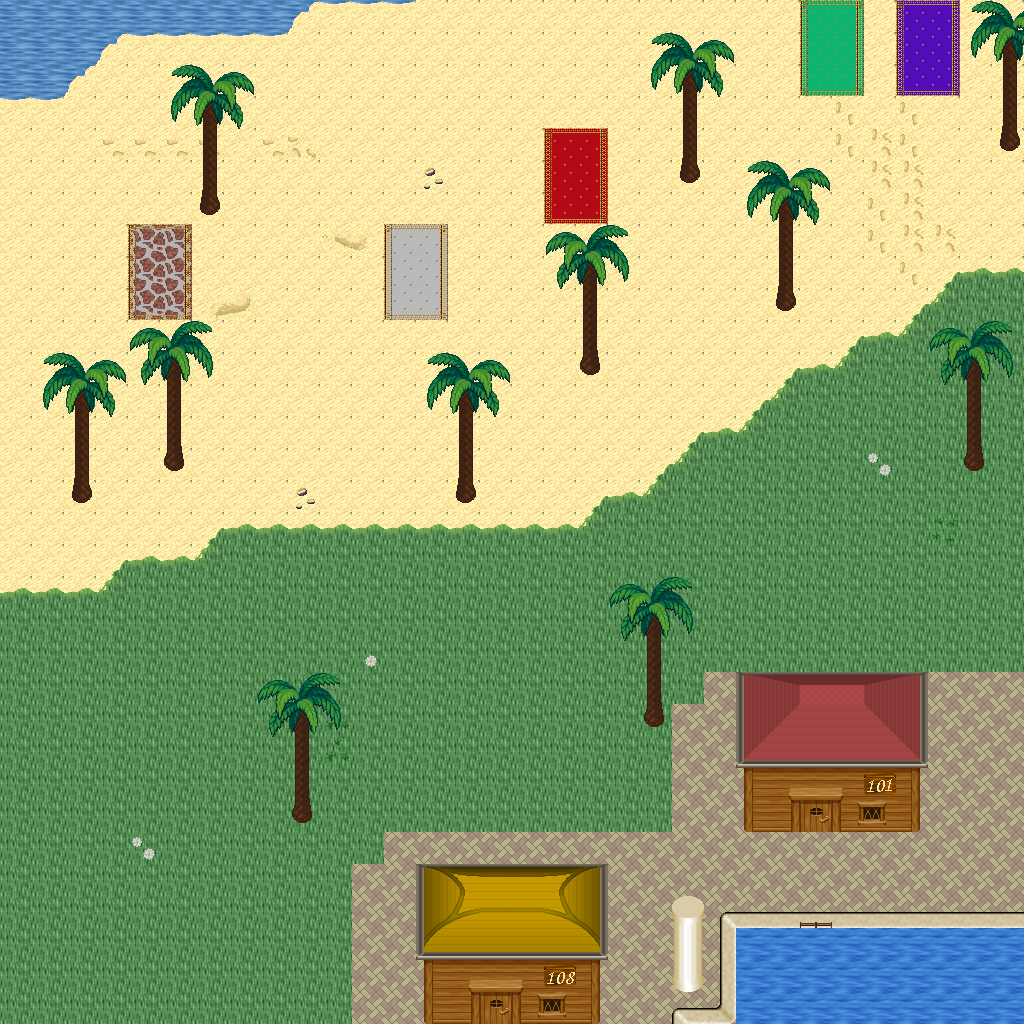

Rendered tile map (Tiled .tmx) drawn with the repository's tilesets; below, a short description and the map source with its tile grids summarised:
An orthogonal 32x32 tile map with 32x32 px tiles, 5 tile layers (Ground, Objects, Objects2, Above, ...), 1 hidden layer not drawn, 57 tilesets.

<map version="1.10" tiledversion="1.11.0" orientation="orthogonal" renderorder="right-down" width="32" height="32" tilewidth="32" tileheight="32" infinite="0" nextlayerid="11" nextobjectid="1">
 <tileset firstgid="1" name="logic_collision" tilewidth="32" tileheight="32" tilecount="1" columns="1">
  <image source="../drawable/logic_collision.png" width="32" height="32" />
 </tileset>
 <tileset firstgid="2" name="ground_ground" tilewidth="32" tileheight="32" tilecount="33" columns="3">
  <image source="../drawable/ground_ground.png" width="96" height="352" />
 </tileset>
 <tileset firstgid="35" name="ground_water_pool" tilewidth="32" tileheight="32" tilecount="72" columns="3">
  <image source="../drawable/ground_water_pool.png" width="96" height="768" />
 </tileset>
 <tileset firstgid="107" name="furniture_carpet_plain_colours" tilewidth="32" tileheight="32" tilecount="10" columns="10">
  <image source="../drawable/furniture_carpet_plain_colours.png" width="320" height="32" />
 </tileset>
 <tileset firstgid="117" name="ground_brown_paving" tilewidth="32" tileheight="32" tilecount="2" columns="2">
  <image source="../drawable/ground_brown_paving.png" width="64" height="32" />
 </tileset>
 <tileset firstgid="119" name="ground_water_water" tilewidth="32" tileheight="32" tilecount="24" columns="3">
  <image source="../drawable/ground_water_water.png" width="96" height="256" />
 </tileset>
 <tileset firstgid="143" name="building_fence_fence_chunky" tilewidth="32" tileheight="32" tilecount="21" columns="3">
  <image source="../drawable/building_fence_fence_chunky.png" width="96" height="224" />
 </tileset>
 <tileset firstgid="164" name="ground_water_pool_corners" tilewidth="32" tileheight="32" tilecount="72" columns="3">
  <image source="../drawable/ground_water_pool_corners.png" width="96" height="768" />
 </tileset>
 <tileset firstgid="236" name="ground_grass_edges" tilewidth="32" tileheight="32" tilecount="36" columns="12">
  <image source="../drawable/ground_grass_edges.png" width="384" height="96" />
 </tileset>
 <tileset firstgid="272" name="ground_grass_corners" tilewidth="32" tileheight="32" tilecount="24" columns="6">
  <image source="../drawable/ground_grass_corners.png" width="192" height="128" />
 </tileset>
 <tileset firstgid="296" name="plant_grasses" tilewidth="32" tileheight="32" tilecount="6" columns="3">
  <image source="../drawable/plant_grasses.png" width="96" height="64" />
 </tileset>
 <tileset firstgid="302" name="plant_flower_daisy_white" tilewidth="32" tileheight="32" tilecount="8" columns="2">
  <image source="../drawable/plant_flower_daisy_white.png" width="64" height="128" />
 </tileset>
 <tileset firstgid="310" name="building_door_door_w" tilewidth="32" tileheight="32" tilecount="6" columns="2">
  <image source="../drawable/building_door_door_w.png" width="64" height="96" />
 </tileset>
 <tileset firstgid="316" name="building_wall_wood" tilewidth="32" tileheight="32" tilecount="16" columns="4">
  <image source="../drawable/building_wall_wood.png" width="128" height="128" />
 </tileset>
 <tileset firstgid="332" name="building_door_door_e" tilewidth="32" tileheight="32" tilecount="6" columns="2">
  <image source="../drawable/building_door_door_e.png" width="64" height="96" />
 </tileset>
 <tileset firstgid="338" name="ground_ground_2" tilewidth="32" tileheight="32" tilecount="4" columns="4">
  <image source="../drawable/ground_ground_2.png" width="128" height="32" />
 </tileset>
 <tileset firstgid="342" name="building_wall_stone" tilewidth="32" tileheight="32" tilecount="12" columns="3">
  <image source="../drawable/building_wall_stone.png" width="96" height="128" />
 </tileset>
 <tileset firstgid="354" name="building_wall_wall_brown" tilewidth="32" tileheight="32" tilecount="12" columns="3">
  <image source="../drawable/building_wall_wall_brown.png" width="96" height="128" />
 </tileset>
 <tileset firstgid="366" name="building_door_door_n" tilewidth="32" tileheight="32" tilecount="6" columns="3">
  <image source="../drawable/building_door_door_n.png" width="96" height="64" />
 </tileset>
 <tileset firstgid="372" name="building_church" tilewidth="32" tileheight="32" tilecount="56" columns="8">
  <image source="../drawable/building_church.png" width="256" height="224" />
 </tileset>
 <tileset firstgid="428" name="building_castle" tilewidth="32" tileheight="32" tilecount="320" columns="20">
  <image source="../drawable/building_castle.png" width="640" height="512" />
 </tileset>
 <tileset firstgid="748" name="plant_cactus" tilewidth="32" tileheight="32" tilecount="2" columns="1">
  <image source="../drawable/plant_cactus.png" width="32" height="64" />
 </tileset>
 <tileset firstgid="750" name="plant_stump_small_stump" tilewidth="32" tileheight="32" tilecount="4" columns="2">
  <image source="../drawable/plant_stump_small_stump.png" width="64" height="64" />
 </tileset>
 <tileset firstgid="754" name="furniture_carpet_rug_border" tilewidth="32" tileheight="32" tilecount="9" columns="3">
  <image source="../drawable/furniture_carpet_rug_border.png" width="96" height="96" />
 </tileset>
 <tileset firstgid="763" name="building_window_window_right" tilewidth="32" tileheight="32" tilecount="2" columns="2">
  <image source="../drawable/building_window_window_right.png" width="64" height="32" />
 </tileset>
 <tileset firstgid="765" name="item_statue_fairypool" tilewidth="32" tileheight="32" tilecount="16" columns="2">
  <image source="../drawable/item_statue_fairypool.png" width="64" height="256" />
 </tileset>
 <tileset firstgid="781" name="furniture_table_long_front_on" tilewidth="32" tileheight="32" tilecount="3" columns="1">
  <image source="../drawable/furniture_table_long_front_on.png" width="32" height="96" />
 </tileset>
 <tileset firstgid="784" name="building_decoration_blue_circle" tilewidth="32" tileheight="32" tilecount="4" columns="2">
  <image source="../drawable/building_decoration_blue_circle.png" width="64" height="64" />
 </tileset>
 <tileset firstgid="788" name="building_wall_bricked_edges" tilewidth="32" tileheight="32" tilecount="25" columns="5">
  <image source="../drawable/building_wall_bricked_edges.png" width="160" height="160" />
 </tileset>
 <tileset firstgid="813" name="item_corpse_skull_pale" tilewidth="32" tileheight="32" tilecount="2" columns="2">
  <image source="../drawable/item_corpse_skull_pale.png" width="64" height="32" />
 </tileset>
 <tileset firstgid="815" name="item_corpse_huge_animal" tilewidth="32" tileheight="32" tilecount="16" columns="2">
  <image source="../drawable/item_corpse_huge_animal.png" width="64" height="256" />
 </tileset>
 <tileset firstgid="831" name="item_sign_large" tilewidth="32" tileheight="32" tilecount="15" columns="5">
  <image source="../drawable/item_sign_large.png" width="160" height="96" />
 </tileset>
 <tileset firstgid="846" name="building_roof_yellow" tilewidth="32" tileheight="32" tilecount="20" columns="5">
  <image source="../drawable/building_roof_yellow.png" width="160" height="128" />
 </tileset>
 <tileset firstgid="866" name="building_roof_red" tilewidth="32" tileheight="32" tilecount="20" columns="5">
  <image source="../drawable/building_roof_red.png" width="160" height="128" />
 </tileset>
 <tileset firstgid="886" name="building_roof_green" tilewidth="32" tileheight="32" tilecount="20" columns="5">
  <image source="../drawable/building_roof_green.png" width="160" height="128" />
 </tileset>
 <tileset firstgid="906" name="building_roof_blue" tilewidth="32" tileheight="32" tilecount="20" columns="5">
  <image source="../drawable/building_roof_blue.png" width="160" height="128" />
 </tileset>
 <tileset firstgid="926" name="logic_creature_animal" tilewidth="32" tileheight="32" tilecount="32" columns="8">
  <image source="../drawable/logic_creature_animal.png" width="256" height="128" />
 </tileset>
 <tileset firstgid="958" name="logic_creature_golem" tilewidth="32" tileheight="32" tilecount="4" columns="4">
  <image source="../drawable/logic_creature_golem.png" width="128" height="32" />
 </tileset>
 <tileset firstgid="962" name="object_boat" tilewidth="32" tileheight="32" tilecount="42" columns="6">
  <image source="../drawable/object_boat.png" width="192" height="224" />
 </tileset>
 <tileset firstgid="1004" name="ground_water_pool_deep" tilewidth="32" tileheight="32" tilecount="72" columns="3">
  <image source="../drawable/ground_water_pool_deep.png" width="96" height="768" />
 </tileset>
 <tileset firstgid="1076" name="object_suspension_bridge" tilewidth="32" tileheight="32" tilecount="24" columns="3">
  <image source="../drawable/object_suspension_bridge.png" width="96" height="256" />
 </tileset>
 <tileset firstgid="1100" name="plant_tree_palm_trees" tilewidth="32" tileheight="32" tilecount="40" columns="4">
  <image source="../drawable/plant_tree_palm_trees.png" width="128" height="320" />
 </tileset>
 <tileset firstgid="1140" name="furniture_table_hotdog_stand" tilewidth="32" tileheight="32" tilecount="20" columns="4">
  <image source="../drawable/furniture_table_hotdog_stand.png" width="128" height="160" />
 </tileset>
 <tileset firstgid="1160" name="item_banners_banners" tilewidth="32" tileheight="32" tilecount="6" columns="2">
  <image source="../drawable/item_banners_banners.png" width="64" height="96" />
 </tileset>
 <tileset firstgid="1166" name="building_door_closed" tilewidth="32" tileheight="32" tilecount="1" columns="1">
  <image source="../drawable/building_door_closed.png" width="32" height="32" />
 </tileset>
 <tileset firstgid="1167" name="building_decoration_numbers" tilewidth="32" tileheight="32" tilecount="20" columns="2">
  <image source="../drawable/building_decoration_numbers.png" width="64" height="320" />
 </tileset>
 <tileset firstgid="1187" name="building_decoration_numbers_higher" tilewidth="32" tileheight="32" tilecount="2" columns="2">
  <image source="../drawable/building_decoration_numbers_higher.png" width="64" height="32" />
 </tileset>
 <tileset firstgid="1189" name="furniture_light_small_oil_lamp" tilewidth="32" tileheight="32" tilecount="8" columns="2">
  <image source="../drawable/furniture_light_small_oil_lamp.png" width="64" height="128" />
 </tileset>
 <tileset firstgid="1197" name="light_light_1x1" tilewidth="32" tileheight="32" tilecount="3" columns="3">
  <image source="../drawable/light_light_1x1.png" width="96" height="32" />
 </tileset>
 <tileset firstgid="1200" name="building_roof_straw" tilewidth="32" tileheight="32" tilecount="20" columns="5">
  <image source="../drawable/building_roof_straw.png" width="160" height="128" />
 </tileset>
 <tileset firstgid="1220" name="building_huts" tilewidth="32" tileheight="32" tilecount="338" columns="26">
  <image source="../drawable/building_huts.png" width="832" height="416" />
 </tileset>
 <tileset firstgid="1558" name="light_light_5x5" tilewidth="32" tileheight="32" tilecount="25" columns="5">
  <image source="../drawable/light_light_5x5.png" width="160" height="160" />
 </tileset>
 <tileset firstgid="1583" name="logic_item_sign" tilewidth="32" tileheight="32" tilecount="1" columns="1">
  <image source="../drawable/logic_item_sign.png" width="32" height="32" />
 </tileset>
 <tileset firstgid="1584" name="light_door_light" tilewidth="32" tileheight="32" tilecount="12" columns="3">
  <image source="../drawable/light_door_light.png" width="96" height="128" />
 </tileset>
 <tileset firstgid="1596" name="ground_sand_1" tilewidth="32" tileheight="32" tilecount="10" columns="2">
  <image source="../drawable/ground_sand_1.png" width="64" height="160" />
 </tileset>
 <tileset firstgid="1606" name="ground_sand_2" tilewidth="32" tileheight="32" tilecount="15" columns="5">
  <image source="../drawable/ground_sand_2.png" width="160" height="96" />
 </tileset>
 <tileset firstgid="1621" name="logic_creature_reptile" tilewidth="32" tileheight="32" tilecount="7" columns="7">
  <image source="../drawable/logic_creature_reptile.png" width="224" height="32" />
 </tileset>
 <layer id="1" name="Ground" width="32" height="32">
  <data>[1024 cells, 1024 non-empty, 15 distinct tile ids]</data>
 </layer>
 <layer id="2" name="Objects" width="32" height="32">
  <data>[1024 cells, 175 non-empty, 35 distinct tile ids]</data>
 </layer>
 <layer id="3" name="Objects2" width="32" height="32">
  <data>[1024 cells, 45 non-empty, 14 distinct tile ids]</data>
 </layer>
 <layer id="4" name="Above" width="32" height="32">
  <data>[1024 cells, 182 non-empty, 57 distinct tile ids]</data>
 </layer>
 <layer id="5" name="Above2" width="32" height="32">
  <data>[1024 cells, 7 non-empty, 7 distinct tile ids]</data>
 </layer>
 <layer id="6" name="Walkable" width="32" height="32" visible="0">
  <data>[1024 cells, 47 non-empty, 1 distinct tile ids]</data>
 </layer>
 <objectgroup id="7" name="Mapevents" />
 <objectgroup id="8" name="Spawn" />
 <objectgroup id="9" name="Keys" />
 <objectgroup id="10" name="Replace" />
</map>
